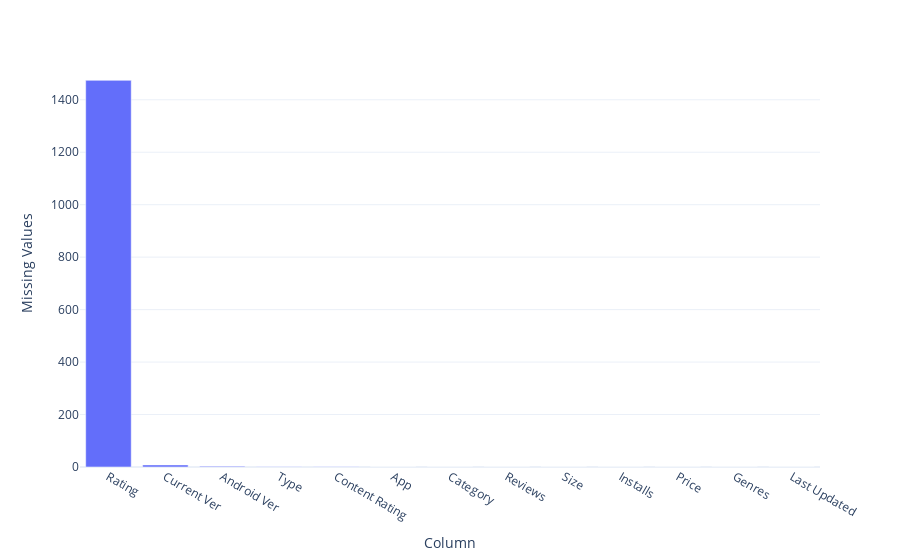
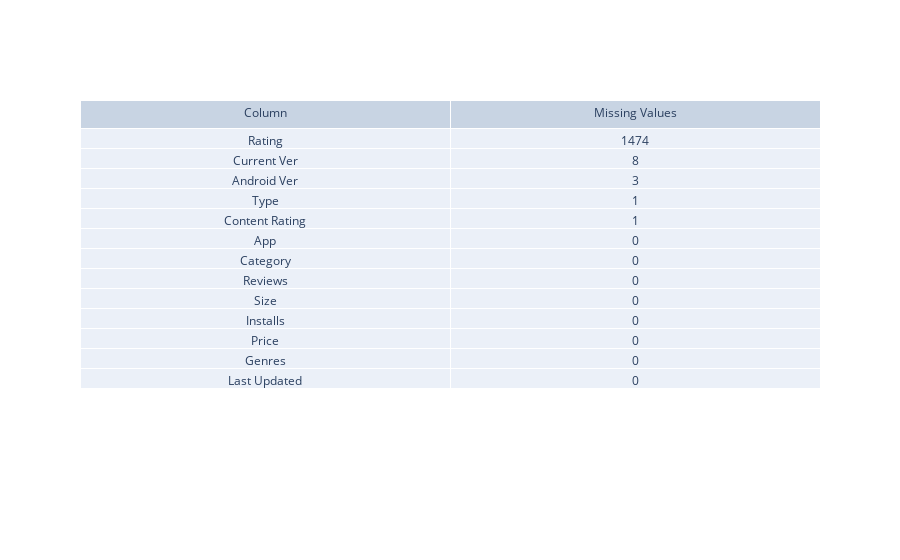

The notebook cell saved with these charts, in order:
### Code cell
import plotly.graph_objects as go

# Calculate missing values and convert to DataFrame
missing_values = df.isna().sum().sort_values(ascending=False).reset_index()
missing_values.columns = ['Column', 'Missing Values']

# Create the bar plot
fig = px.bar(missing_values, x='Column', y='Missing Values')

fig.update_layout(
    #xaxis=dict(tickangle=-45),  # Rotate x-axis labels for better readability
    hovermode='x',  # Hover mode to focus on x-axis
    template="plotly_white",
)

# Create the table
fig1 = go.Figure(data=[go.Table(
    header=dict(values=list(missing_values.columns),
                ),
    cells=dict(values=[missing_values['Column'], missing_values['Missing Values']],
               ))
])
fig1.update_layout(
    template="plotly_white",
)
# Show the table
fig.show()

# Show the figure
fig1.show()

### Figure 1 — Plotly figure (JSON) as saved in the notebook; plotly's stock layout.template omitted (floating-point values rounded to 4 significant figures)
{"data": [{"alignmentgroup": "True", "hovertemplate": "Column=%{x}<br>Missing Values=%{y}<extra></extra>", "legendgroup": "", "marker": {"color": "#636efa", "pattern": {"shape": ""}}, "name": "", "offsetgroup": "", "orientation": "v", "showlegend": false, "textposition": "auto", "x": ["Rating", "Current Ver", "Android Ver", "Type", "Content Rating", "App", "Category", "Reviews", "Size", "Installs", "Price", "Genres", "Last Updated"], "xaxis": "x", "y": [1474, 8, 3, 1, 1, 0, 0, 0, 0, 0, 0, 0, 0], "yaxis": "y", "type": "bar"}], "layout": {"xaxis": {"anchor": "y", "domain": [0.0, 1.0], "title": {"text": "Column"}}, "yaxis": {"anchor": "x", "domain": [0.0, 1.0], "title": {"text": "Missing Values"}}, "legend": {"tracegroupgap": 0}, "margin": {"t": 60}, "barmode": "relative", "hovermode": "x"}}

### Figure 2 — Plotly figure (JSON) as saved in the notebook; plotly's stock layout.template omitted (floating-point values rounded to 4 significant figures)
{"data": [{"cells": {"values": [["Rating", "Current Ver", "Android Ver", "Type", "Content Rating", "App", "Category", "Reviews", "Size", "Installs", "Price", "Genres", "Last Updated"], [1474, 8, 3, 1, 1, 0, 0, 0, 0, 0, 0, 0, 0]]}, "header": {"values": ["Column", "Missing Values"]}, "type": "table"}], "layout": {}}
